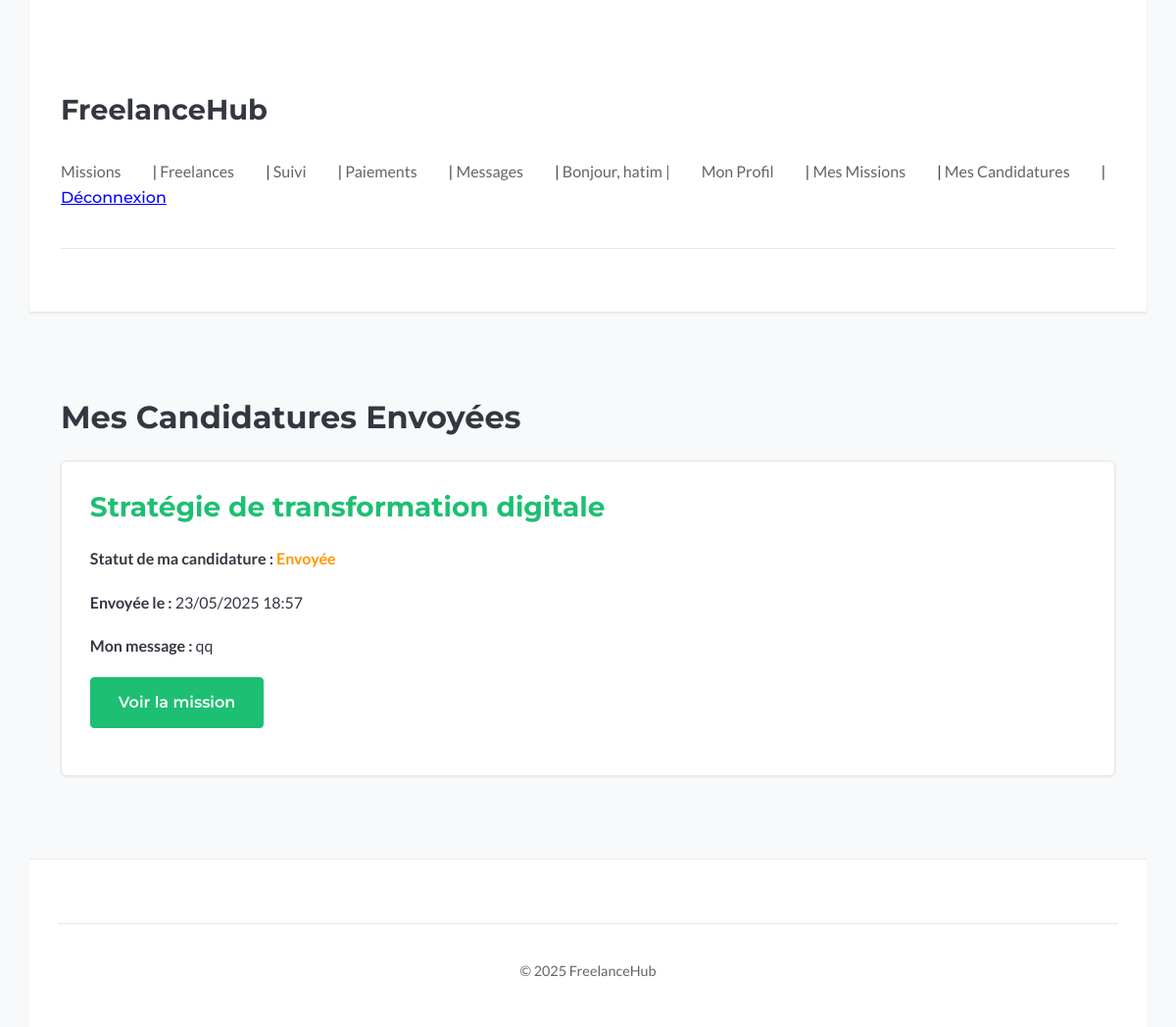
The app's page /missions/my-applications/ (signed in) with its own data.
### missions/models.py (models this page shows, shortened)
class Candidature(models.Model):
    mission = models.ForeignKey(
        Mission,
        on_delete=models.CASCADE,  # Si la mission est supprimée, les candidatures aussi
        related_name="candidatures",
        verbose_name="Mission Concernée",
    )
    freelance = models.ForeignKey(
        settings.AUTH_USER_MODEL,
        on_delete=models.CASCADE,  # Si le freelance est supprimé, ses candidatures aussi
        related_name="mes_candidatures",
        verbose_name="Freelance Candidat",
    )
    lettre_motivation = models.TextField(
        blank=True, null=True, verbose_name="Message / Lettre de motivation"
    )
    proposition_tarifaire = models.DecimalField(
        max_digits=10,
        decimal_places=2,
        blank=True,
        null=True,
        verbose_name="Proposition tarifaire (€)",
    )  # Si applicable
    date_candidature = models.DateTimeField(
        auto_now_add=True, verbose_name="Date de candidature"
    )
    statut = models.CharField(
        max_length=20,
        choices=CandidatureStatus.choices,
        default=CandidatureStatus.SUBMITTED,
        verbose_name="Statut",
    )
    class Meta:
        verbose_name = "Candidature"
        verbose_name_plural = "Candidatures"
        ordering = ["-date_candidature"]
        unique_together = ("mission", "freelance")

class Mission(models.Model):
    client = models.ForeignKey(
        settings.AUTH_USER_MODEL,
        on_delete=models.CASCADE,  # Si le client est supprimé, ses missions aussi
        related_name="missions_publiees",
        verbose_name="Client",
    )
    titre = models.CharField(max_length=255, verbose_name="Titre de la mission")
    description = models.TextField(verbose_name="Description détaillée")
    competences_requises = models.TextField(
        blank=True, null=True, verbose_name="Compétences requises"
    )  # Ou ManyToMany vers un modèle Skill
    budget_propose = models.DecimalField(
        max_digits=10,
        decimal_places=2,
        blank=True,
        null=True,
        verbose_name="Budget proposé (€)",
    )
    duree_estimee = models.CharField(
        max_length=100, blank=True, null=True, verbose_name="Durée estimée"
    )  # Ex: "2 semaines", "1 mois"
    date_publication = models.DateTimeField(
        auto_now_add=True, verbose_name="Date de publication"
    )  # Se met automatiquement à la création
    date_limite_candidature = models.DateField(
        blank=True, null=True, verbose_name="Date limite pour postuler"
    )
    date_debut_souhaitee = models.DateField(
        blank=True, null=True, verbose_name="Date de début souhaitée"
    )
    date_fin_souhaitee = models.DateField(
        blank=True, null=True, verbose_name="Date de fin souhaitée"
    )
    statut = models.CharField(
        max_length=20,
        choices=MissionStatus.choices,
        default=MissionStatus.OPEN,
        verbose_name="Statut",
    )
    freelance_assigne = models.ForeignKey(
        settings.AUTH_USER_MODEL,
        on_delete=models.SET_NULL,  # Si le freelance est supprimé, la mission n'est plus assignée mais existe toujours
        related_name="missions_assignees",
        blank=True,  # Non obligatoire (au début, pas de freelance assigné)
        null=True,  # Peut être vide en BDD
        verbose_name="Freelance Assigné",
    )
    class Meta:
        verbose_name = "Mission"
        verbose_name_plural = "Missions"
        ordering = [
            "-date_publication"
        ]  # Ordonner par défaut les missions de la plus récente à la plus ancienne

### missions/views.py (the view)
# urls.py: path('my-applications/', views.my_applications_view, name='my_applications'),
@login_required
def my_applications_view(request):
    candidatures = Candidature.objects.filter(freelance=request.user).order_by(
        "-date_candidature"
    )
    context = {"candidatures": candidatures}
    return render(request, "missions/my_applications.html", context)

### missions/templates/missions/my_applications.html (shortened to what this page needs)
{% extends "base.html" %}
{% block content %}
  <h2>Mes Candidatures Envoyées</h2>
  {% if candidatures %}
    {% for candidature in candidatures %}
      <article class="card">
        <h3><a href="{% url 'missions:detail' candidature.mission.pk %}">{{ candidature.mission.titre }}</a></h3>
        <p><strong>Statut de ma candidature :</strong> <span class="status-{{ candidature.statut|lower }}">{{ candidature.get_statut_display }}</span></p>
        <p><strong>Envoyée le :</strong> {{ candidature.date_candidature|date:"d/m/Y H:i" }}</p>
        {% if candidature.lettre_motivation %}
        <p><strong>Mon message :</strong> {{ candidature.lettre_motivation|truncatewords:25 }}</p>
        {% endif %}
        <p><a href="{% url 'missions:detail' candidature.mission.pk %}" class="button button-secondary">Voir la mission</a></p>
      </article>
    {% endfor %}
  {% else %}
    <p>Vous n'avez envoyé aucune candidature pour le moment.</p>
  {% endif %}
{% endblock %}

### templates/base.html (shortened to what this page needs)
{% load static %}
<!doctype html>
<html lang="fr">
<head>
    <link rel="stylesheet" href="{% static 'css/style.css' %}">
</head>
<body>
    <header>
        <h1><a href="{% url 'home' %}">FreelanceHub</a></h1>
        <nav>
            <a href="{% url 'missions:list' %}">Missions</a> |
            <a href="{% url 'users:freelance_search' %}">Freelances</a> |
            {% if user.is_authenticated %}
                <a href="{% url 'missions:tracking_dashboard' %}">Suivi</a> |
                <a href="{% url 'payments:dashboard' %}">Paiements</a> |
                <a href="{% url 'messaging:list' %}">Messages</a> |
                <span>Bonjour, {{ user.username }} | </span>
                <a href="{% url 'users:profile' %}">Mon Profil</a> |
                <a href="{% url 'missions:my_missions' %}">Mes Missions</a> |
                <a href="{% url 'missions:my_applications' %}">Mes Candidatures</a> |
                <form action="{% url 'users:logout' %}" method="post" style="display: inline;">
                    <button type="submit" style="background:none; border:none; padding:0; color: blue; text-decoration:underline; cursor:pointer;">Déconnexion</button>
                </form>
            {% else %}
                <a href="{% url 'users:login' %}">Connexion</a> |
                <a href="{% url 'users:register' %}">Inscription</a>
            {% endif %}
        </nav>
        <hr>
    </header>
    <main>
        {% block content %}{% endblock %}
    </main>
    <footer>
        <hr>
        <p>© 2025 FreelanceHub</p>
    </footer>
</body>
</html>

### static/css/style.css (style rules this page uses)
:root { --bg-color: #f7f9fa; --surface-color: #ffffff; --text-color: #333740; --text-secondary: #62646a; --accent-color: #1dbf73; --accent-color-darker: #19a366; --border-color: #e4e5e7; --error-bg: #f8d7da; --error-text: #721c24; --error-border: #f5c6cb; --success-bg: #d4edda; --success-text: #155724; --success-border: #c3e6cb; --info-bg: #d1ecf1; --info-text: #0c5460; --info-border: #bee5eb; --font-primary: 'Lato', system-ui, -apple-system, BlinkMacSystemFont, 'Segoe UI', Roboto, Oxygen, Ubuntu, Cantarell, 'Open Sans', 'Helvetica Neue', sans-serif; --font-headings: 'Montserrat', system-ui, -apple-system, BlinkMacSystemFont, 'Segoe UI', Roboto, Oxygen, Ubuntu, Cantarell, 'Open Sans', 'Helvetica Neue', sans-serif; --shadow-sm: 0 1px 3px rgba(0, 0, 0, 0.08); --shadow-md: 0 3px 6px rgba(0, 0, 0, 0.1); --shadow-lg: 0 10px 20px rgba(0,0,0,0.12); --transition-speed: 0.25s; --transition-ease: ease-in-out; }
*, *::before, *::after { box-sizing: border-box; }
html { scroll-behavior: smooth; }
body { margin: 0; font-family: var(--font-primary); background-color: var(--bg-color); color: var(--text-color); line-height: 1.6; font-size: 16px; display: flex; flex-direction: column; min-height: 100vh; }
h1, h2, h3, h4, h5, h6 { font-family: var(--font-headings); font-weight: 700; margin-top: 1.5em; margin-bottom: 0.75em; color: var(--text-color); }
h1 { font-size: 2.5rem; line-height: 1.2; }
h2 { font-size: 2rem; line-height: 1.2; }
h3 { font-size: 1.75rem; line-height: 1.3; }
p { margin-bottom: 1.2em; }
a { color: var(--accent-color); text-decoration: none; transition: color var(--transition-speed) var(--transition-ease); }
hr { border: none; border-top: 1px solid var(--border-color); margin: 2.5em 0; }
header, main, footer { width: 100%; max-width: 1140px; margin-left: auto; margin-right: auto; padding: 1.5em 2em; }
main { flex-grow: 1; padding-top: 2.5em; padding-bottom: 3.5em; }
header { background-color: var(--surface-color); padding-top: 1.5em; padding-bottom: 1.5em; border-bottom: 1px solid var(--border-color); box-shadow: var(--shadow-sm); }
header h1 a { color: var(--text-color); text-decoration: none; font-weight: 700; font-size: 1.8rem; }
header nav { margin-top: 1em; font-size: 1rem; }
header nav a, header nav span { margin-right: 1.8em; color: var(--text-secondary); font-weight: 500; }
header nav form button { color: var(--text-secondary); font-size: inherit; font-weight: 500; background: none; border: none; padding: 0; cursor: pointer; }
form { margin-top: 1.5em; }
button, input[type="submit"], a.button { display: inline-block; padding: 0.75em 1.75em; font-family: var(--font-headings); font-size: 1rem; font-weight: 600; text-align: center; text-decoration: none; color: #ffffff; background-color: var(--accent-color); border: 1px solid var(--accent-color); border-radius: 4px; cursor: pointer; transition: background-color var(--transition-speed) var(--transition-ease), border-color var(--transition-speed) var(--transition-ease), transform var(--transition-speed) var(--transition-ease), box-shadow var(--transition-speed) var(--transition-ease); }
.button-secondary { background-color: var(--surface-color); color: var(--accent-color); border: 1px solid var(--accent-color); }
.card { background-color: var(--surface-color); padding: 1.8em; border-radius: 6px; margin-bottom: 1.8em; border: 1px solid var(--border-color); box-shadow: var(--shadow-sm); transition: transform var(--transition-speed) var(--transition-ease), box-shadow var(--transition-speed) var(--transition-ease); opacity: 0; animation: fadeIn 0.6s var(--transition-ease) forwards; animation-delay: 0.2s; }
.card h3 { margin-top: 0; color: var(--text-color); }
.card h3 a { color: var(--accent-color); }
main { animation: fadeInUp 0.5s var(--transition-ease) 0.1s forwards; }
footer { margin-top: auto; padding-top: 2em; padding-bottom: 2em; text-align: center; font-size: 0.9rem; color: var(--text-secondary); border-top: 1px solid var(--border-color); background-color: var(--surface-color); }

### missions/templates/missions/my_applications.html (style rules this page uses)
.status-submitted, .status-viewed { font-weight: bold; color: #ff9800; }

### records on screen
Candidature: mission.titre "Stratégie de transformation digitale", statut "Envoyée", date_candidature "23/05/2025 18:57", lettre_motivation "qq"

### other values on screen
{{ user.username }} "hatim"
